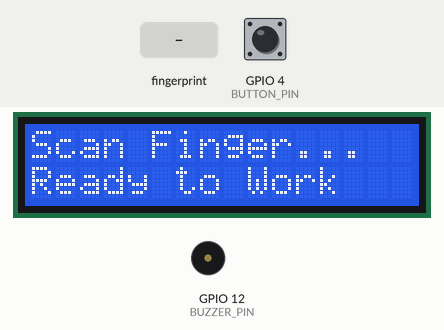
Simulated run of this sketch. Board: ESP32. Parts: 16×2 character LCD, buzzer (waves = sounding). The inputs (shaded band) are chosen by the test bench; at power-on: GPIO 4 (BUTTON_PIN) HIGH. WiFi joins after 1.5 s; servers stay silent unless stated; uploads are accepted with an empty reply.

Above: at 4.3 s.
4.4 s: GPIO 4 (BUTTON_PIN) pulled LOW for 0.15 s
At 5.6 s:
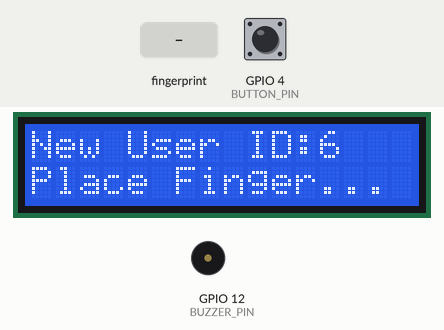
6.5 s: finger stored as number 1 placed on the sensor
At 8.2 s:
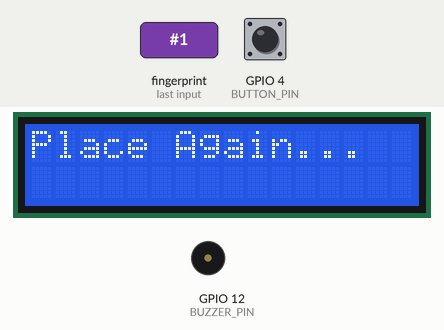
9.3 s: finger stored as number 1 placed on the sensor
At 10.5 s:
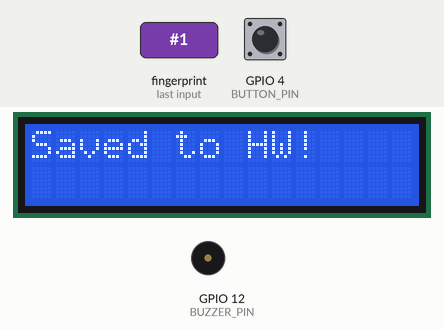
12.3 s: finger stored as number 1 placed on the sensor
At 14.4 s:
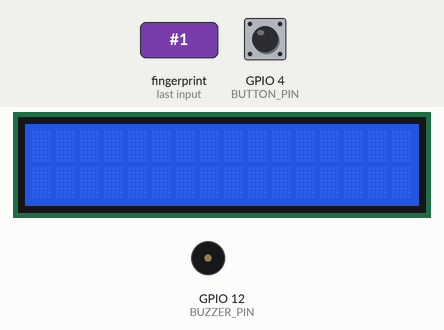
15.3 s: GPIO 4 (BUTTON_PIN) pulled LOW for 1 s
At 17.8 s:
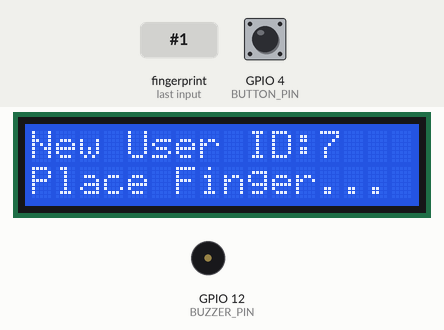
Timing chart, 0 to 18.9 s (numbered marks = the images above; inputs shaded):
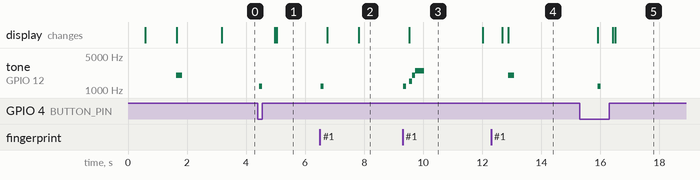

The sketch:

FinalProIOT.ino
```cpp
#include <WiFi.h>
#include <HTTPClient.h>
#include <Wire.h>
#include <LiquidCrystal_I2C.h>
#include <Adafruit_Fingerprint.h>

// --- إعدادات الشبكة والجوجل شيت ---
const char* ssid = "Halim";
const char* password = "00000000";
String googleScriptURL = "https://script.google.com/macros/s/AKfycbwefDKS80oP5ktOnrM3dg7kCR91NbMKUNSg7HU8BIR6-wEbuPNWoB2cXLlAz3qU8ak9/exec";

// --- تعريف البنات (Pins) ---
#define RXD2 16
#define TXD2 17
#define BUTTON_PIN 4
#define BUZZER_PIN 12

LiquidCrystal_I2C lcd(0x27, 16, 2);
Adafruit_Fingerprint finger = Adafruit_Fingerprint(&Serial2);

// --- مكتبة الأصوات ---
void soundSuccess() { tone(BUZZER_PIN, 2000, 200); }
void soundFail() { tone(BUZZER_PIN, 400, 150); delay(100); tone(BUZZER_PIN, 400, 150); }
void soundAlert() { tone(BUZZER_PIN, 1200, 100); }
void soundDelete() { for(int i=0; i<3; i++) { tone(BUZZER_PIN, 800, 100); delay(150); } }
void soundSaveMelody() {
  tone(BUZZER_PIN, 1500, 100); delay(100);
  tone(BUZZER_PIN, 2000, 100); delay(100);
  tone(BUZZER_PIN, 2500, 300);
}

void setup() {
  Serial.begin(115200);
  Serial2.begin(57600, SERIAL_8N1, RXD2, TXD2);

  pinMode(BUTTON_PIN, INPUT_PULLUP);
  pinMode(BUZZER_PIN, OUTPUT);

  lcd.init();
  lcd.backlight();

  // الاتصال بالواي فاي
  lcd.setCursor(0, 0);
  lcd.print("WiFi: Halim");
  WiFi.begin(ssid, password);
  while (WiFi.status() != WL_CONNECTED) {
    delay(500);
    lcd.setCursor(0, 1);
    lcd.print("Connecting...");
  }

  lcd.clear();
  lcd.print("WiFi Connected!");
  soundSuccess();

  if (finger.verifyPassword()) {
    lcd.setCursor(0, 1);
    lcd.print("Sensor Ready!");
  } else {
    lcd.clear();
    lcd.print("Sensor Error!");
    while (1) { tone(BUZZER_PIN, 200, 500); delay(1000); }
  }
  delay(1500);
  lcd.clear();
}

void loop() {
  lcd.setCursor(0, 0);
  lcd.print("Scan Finger...  ");
  lcd.setCursor(0, 1);
  lcd.print("Ready to Work   ");

  // حالة الضغط على زر تسجيل بصمة جديدة
  if (digitalRead(BUTTON_PIN) == LOW) {
    soundAlert();
    delay(500);
    finger.getTemplateCount();
    enrollFinger(finger.templateCount + 1);
  }

  // محاولة قراءة البصمة
  int fingerID = getFingerprintID();
  if (fingerID >= 0) {
    processAttendance(fingerID);
  }
}

// دالة التواصل مع جوجل شيت ومعالجة الردود
void processAttendance(int id) {
  if (WiFi.status() == WL_CONNECTED) {
    HTTPClient http;
    String url = googleScriptURL + "?action=login&id=" + String(id);

    lcd.clear();
    lcd.print("Syncing Cloud..");

    http.begin(url);
    http.setFollowRedirects(HTTPC_STRICT_FOLLOW_REDIRECTS);
    int httpCode = http.GET();

    if (httpCode > 0) {
      String response = http.getString();

      // 1. حالة مسح البصمة
      if (response == "COMMAND:DELETE") {
        if (finger.deleteModel(id) == FINGERPRINT_OK) {
          lcd.clear();
          lcd.print("ID "); lcd.print(id);
          lcd.setCursor(0, 1);
          lcd.print("Deleted (Cloud)");
          soundDelete();
        }
      }
      // 2. حالة منع التدبيل (أقل من 5 دقائق)
      else if (response.startsWith("Already In")) {
        int split = response.indexOf('|');
        String name = response.substring(split + 1);
        lcd.clear();
        lcd.print("Wait 5 Mins!");
        lcd.setCursor(0, 1);
        lcd.print(name);
        soundFail();
      }
      // 3. حالة النجاح (حضور أو انصراف)
      else {
        int split = response.indexOf('|');
        String msg = response.substring(0, split);
        String grp = response.substring(split + 1);

        lcd.clear();
        lcd.print(msg); // يعرض Welcome الاسم أو Goodbye الاسم
        lcd.setCursor(0, 1);
        lcd.print(grp); // يعرض رقم الجروب
        soundSuccess();
      }
    } else {
      lcd.clear();
      lcd.print("HTTP Error");
      soundFail();
    }
    http.end();
    delay(3000);
    lcd.clear();
  }
}

int getFingerprintID() {
  uint8_t p = finger.getImage();
  if (p != FINGERPRINT_OK) return -1;
  p = finger.image2Tz();
  if (p != FINGERPRINT_OK) return -1;
  p = finger.fingerFastSearch();
  if (p == FINGERPRINT_OK) return finger.fingerID;
  if (p == FINGERPRINT_NOTFOUND) {
    lcd.clear(); lcd.print("Unknown Finger");
    soundFail();
    delay(2000);
    return -1;
  }
  return -1;
}

void enrollFinger(int id) {
  int p = -1;
  lcd.clear();
  lcd.print("New User ID:"); lcd.print(id);

  while (p != FINGERPRINT_OK) {
    p = finger.getImage();
    lcd.setCursor(0, 1);
    lcd.print("Place Finger...");
  }
  soundAlert();
  p = finger.image2Tz(1);
  if (p != FINGERPRINT_OK) return;

  lcd.clear();
  lcd.print("Remove Finger");
  delay(1000);
  p = 0;
  while (p != FINGERPRINT_NOFINGER) { p = finger.getImage(); }

  p = -1;
  lcd.clear();
  lcd.print("Place Again...");
  while (p != FINGERPRINT_OK) {
    p = finger.getImage();
  }

  soundAlert();
  p = finger.image2Tz(2);
  if (finger.createModel() == FINGERPRINT_OK) {
    finger.storeModel(id);
    lcd.clear();
    lcd.print("Saved to HW!");
    soundSaveMelody();
    // إخطار جوجل بإضافة ID جديد
    sendDataToGoogleSimple(id);
  } else {
    lcd.clear();
    lcd.print("Enroll Failed");
    soundFail();
  }
  delay(2000);
}

void sendDataToGoogleSimple(int id) {
  if (WiFi.status() == WL_CONNECTED) {
    HTTPClient http;
    String url = googleScriptURL + "?action=login&id=" + String(id);
    http.begin(url);
    http.setFollowRedirects(HTTPC_STRICT_FOLLOW_REDIRECTS);
    http.GET();
    http.end();
  }
}
```

Measured:
- after the input at 4.4 s, tone on GPIO 12 (BUZZER_PIN): silent → 1200 Hz after 0.05 s, → silent 0.10 s later; the display: first changes after 0.56 s (image 1 shows a later state)
- after the input at 6.5 s, tone on GPIO 12 (BUZZER_PIN): silent → 1200 Hz at once, → silent 0.10 s later; the display: first changes after 0.24 s (image 2 shows a later state)
- after the input at 9.3 s, tone on GPIO 12 (BUZZER_PIN): plays 1200 Hz for 0.10 s, 1500 Hz for 0.10 s, 2000 Hz for 0.10 s, 2500 Hz for 0.30 s, starting at once; the display: changes after 0.23 s (image 3)
- after the input at 12.3 s, tone on GPIO 12 (BUZZER_PIN): silent → 2000 Hz after 0.58 s, → silent 0.20 s later; the display: first changes after 0.37 s (image 4 shows a later state)
- after the input at 15.3 s, tone on GPIO 12 (BUZZER_PIN): silent → 1200 Hz after 0.61 s, → silent 0.10 s later; the display: first differs from a run without the input after 1.1 s (image 5 shows a later state)
- what the display in image 3 shows lasts 2.5 s, from 9.5 s to 12.0 s
